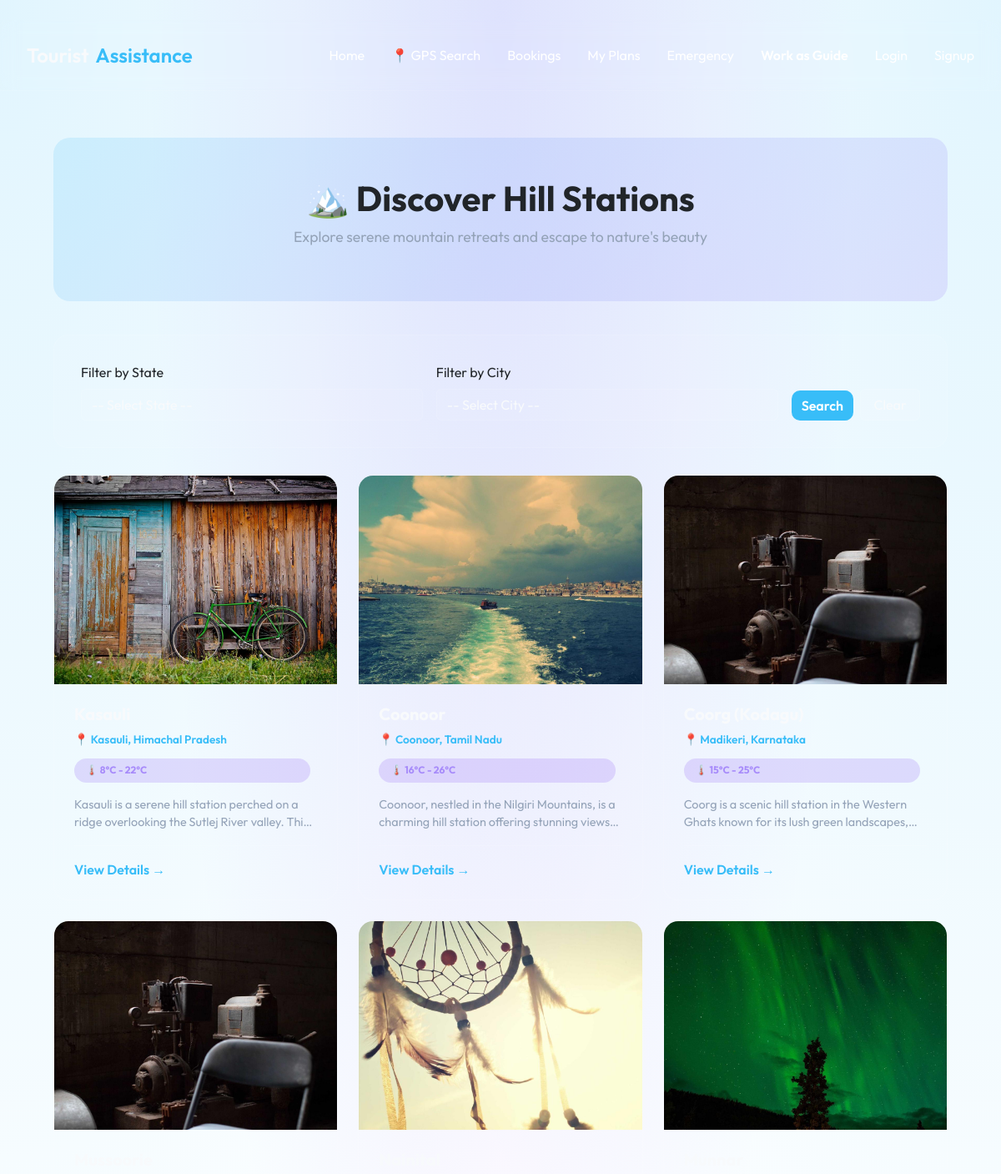
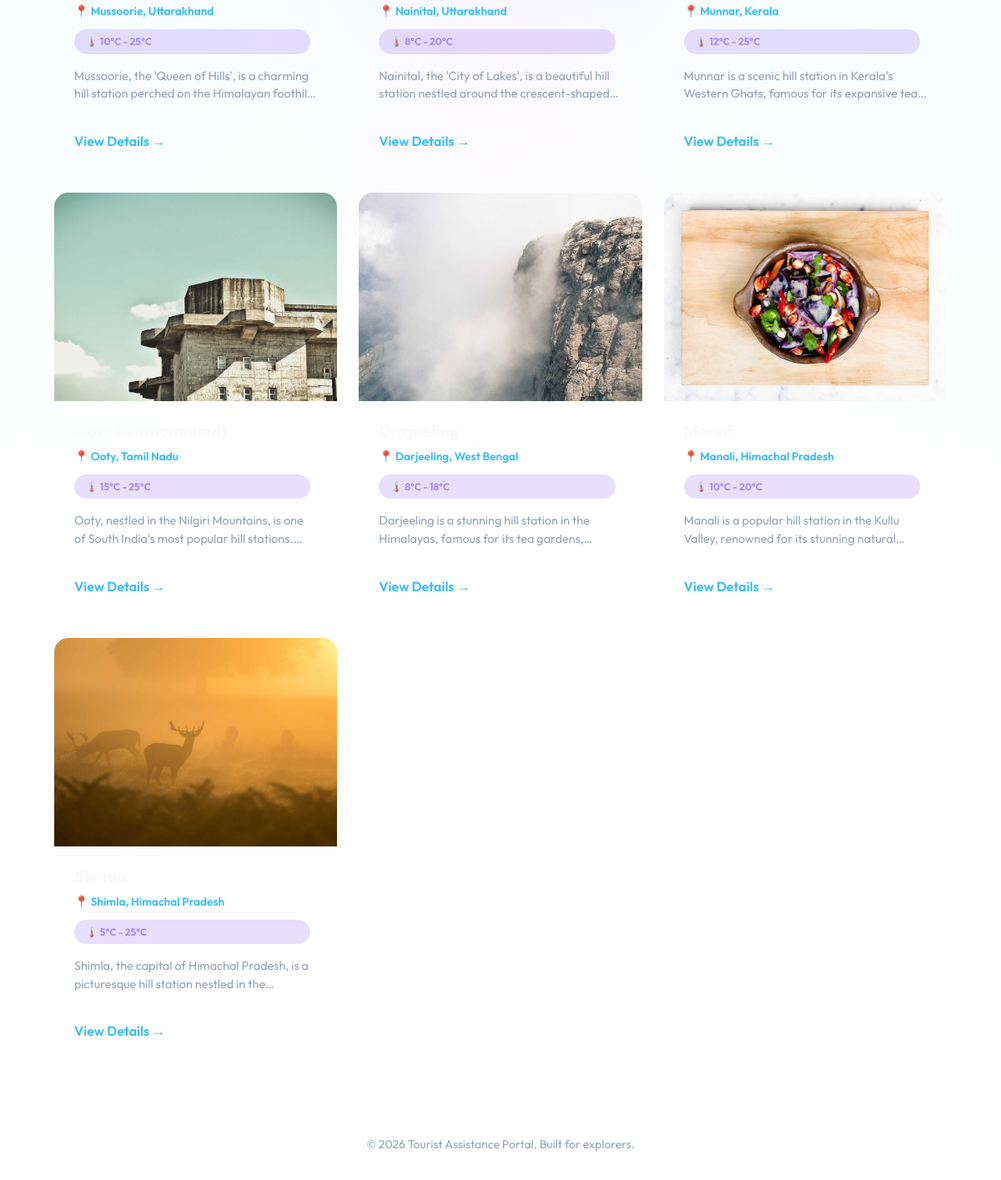
The page /explorer/hill-stations/ on the database its author committed (2 pictures, top to bottom).
### explorer/models.py (models this page shows, shortened)
class HillStation(models.Model):
    name = models.CharField(max_length=200)
    city = models.CharField(max_length=100)
    district = models.CharField(max_length=100)
    state = models.CharField(max_length=100)
    country = models.CharField(max_length=100, default='India')
    description = models.TextField()
    best_time_to_visit = models.CharField(max_length=200, help_text="e.g., April-June")
    temperature_range = models.CharField(max_length=100, help_text="e.g., 10°C - 25°C")
    latitude = models.FloatField()
    longitude = models.FloatField()
    image = models.ImageField(upload_to='explorer/hill_stations/')
    created_date = models.DateTimeField(auto_now_add=True)
    class Meta:
        ordering = ['-created_date']
        verbose_name = "Hill Station"
        verbose_name_plural = "Hill Stations"

### explorer/views.py (the view)
# urls.py: path('hill-stations/', views.hill_stations_list, name='hill-stations-list'),
def hill_stations_list(request):
    state = request.GET.get('state', '')
    city = request.GET.get('city', '')
    hill_stations = HillStation.objects.all()
    if state:
        hill_stations = hill_stations.filter(state__icontains=state)
    if city:
        hill_stations = hill_stations.filter(city__icontains=city)
    states = HillStation.objects.values_list('state', flat=True).distinct().order_by('state')
    cities = HillStation.objects.values_list('city', flat=True).distinct().order_by('city')
    return render(request, 'explorer/hill_stations_list.html', {
        'hill_stations': hill_stations,
        'states': states,
        'cities': cities,
        'selected_state': state,
        'selected_city': city,
    })

### templates/explorer/hill_stations_list.html (shortened to what this page needs)
{% extends "base.html" %}
{% load static %}
{% block extra_head %}
<link href="https://cdn.jsdelivr.net/npm/bootstrap@5.3.2/dist/css/bootstrap.min.css" rel="stylesheet">
{% endblock %}
{% block content %}
<div class="container-fluid py-4" style="max-width: 1400px; margin: 0 auto; padding-left: 2rem; padding-right: 2rem;">
    <div class="explorer-hero">
        <h1>🏔️ Discover Hill Stations</h1>
        <p>Explore serene mountain retreats and escape to nature's beauty</p>
    </div>
    <div class="search-filter-section">
        <form method="GET" class="row g-3">
            <div class="col-md-5">
                <label for="state" class="form-label">Filter by State</label>
                <select id="state" name="state" class="form-select">
                    <option value="">-- Select State --</option>
                </select>
            </div>
            <div class="col-md-5">
                <label for="city" class="form-label">Filter by City</label>
                <select id="city" name="city" class="form-select">
                    <option value="">-- Select City --</option>
                </select>
            </div>
            <div class="col-md-2 d-flex align-items-end gap-2">
                <button type="submit" class="btn btn-primary-custom w-100">Search</button>
                <a href="{% url 'hill-stations-list' %}" class="btn btn-secondary" style="background: rgba(255, 255, 255, 0.1); border: 1px solid var(--glass-border); color: var(--text-main); width: 100%;">Clear</a>
            </div>
        </form>
    </div>
    {% if hill_stations %}
    <div class="row g-4">
        {% for hill_station in hill_stations %}
        <div class="col-lg-4 col-md-6">
            <div class="hill-station-card">
                {% if hill_station.image %}
                <img src="{{ hill_station.image.url }}" alt="{{ hill_station.name }}">
                {% else %}
                <img src="https://via.placeholder.com/400x250?text={{ hill_station.name }}" alt="{{ hill_station.name }}">
                {% endif %}
                <div class="card-body">
                    <h5 class="card-title">{{ hill_station.name }}</h5>
                    <div class="location-info">
                        <span>📍 {{ hill_station.city }}, {{ hill_station.state }}</span>
                    </div>
                    <div class="weather-badge">
                        🌡️ {{ hill_station.temperature_range }}
                    </div>
                    <p class="card-text">{{ hill_station.description|truncatewords:20 }}</p>
                    <div class="card-footer-link">
                        <a href="{% url 'hill-station-detail' hill_station.pk %}">View Details →</a>
                    </div>
                </div>
            </div>
        </div>
        {% endfor %}
    </div>
    {% else %}
    <div class="no-results">
        <p>No hill stations found. Try adjusting your filters.</p>
    </div>
    {% endif %}
</div>
{% endblock %}

### templates/base.html (shortened to what this page needs)
﻿{% load static %}
{% load i18n %}
<!DOCTYPE html>
<html lang="en">
<head>
    <link rel="stylesheet" href="{% static 'css/style.css' %}">
    {% block extra_head %}{% endblock %}
</head>
<body>
    <header>
        <a href="{% url 'home' %}" class="logo"> Tourist<span>Assistance</span></a>
        <nav>
            <a href="{% url 'home' %}"
                class="{% if request.resolver_match.url_name == 'home' %}active{% endif %}">Home</a>
            <a href="{% url 'real-time-explorer' %}"
                class="{% if request.resolver_match.url_name == 'real-time-explorer' %}active{% endif %}">📍 GPS
                Search</a>
            <a href="{% url 'booking-system' %}"
                class="{% if request.resolver_match.url_name == 'booking-system' %}active{% endif %}">Bookings</a>
            <a href="{% url 'itinerary-list' %}"
                class="{% if request.resolver_match.url_name == 'itinerary-list' %}active{% endif %}">My Plans</a>
            <a href="{% url 'emergency-help' %}"
                class="{% if request.resolver_match.url_name == 'emergency-help' %}active{% endif %}">Emergency</a>
            {% if user.is_authenticated %}
            <a href="{% url 'logout' %}">Login</a>
            <a href="{% url 'dashboard' %}"
                class="{% if request.resolver_match.url_name == 'dashboard' %}active{% endif %}"
                style="color: white; font-weight: 600;">Dashboard</a>
            {% else %}
            <a href="{% url 'guide-register' %}"
                class="{% if request.resolver_match.url_name == 'guide-register' %}active{% endif %}"
                style="color: white; font-weight: 600;">Work as Guide</a>
            <a href="{% url 'login' %}">Login</a>
            <a href="{% url 'signup' %}">Signup</a>
            {% endif %}
        </nav>
    </header>
    <main>
        {% block content %}{% endblock %}
    </main>
    <footer>
        &copy; 2026 Tourist Assistance Portal. Built for explorers.
    </footer>
</body>
</html>

### templates/base.html (style rules this page uses)
:root { --primary-bg: #0f172a; --glass-bg: rgba(255, 255, 255, 0.05); --glass-border: rgba(255, 255, 255, 0.1); --accent-color: #38bdf8; --text-main: #f8fafc; --text-dim: #94a3b8; }
* { margin: 0; padding: 0; box-sizing: border-box; font-family: 'Outfit', sans-serif; }
body { background-color: var(--primary-bg); background-image: radial-gradient(at 0% 0%, rgba(56, 189, 248, 0.15) 0, transparent 50%), radial-gradient(at 50% 0%, rgba(139, 92, 246, 0.15) 0, transparent 50%), radial-gradient(at 100% 0%, rgba(56, 189, 248, 0.15) 0, transparent 50%); color: var(--text-main); min-height: 100vh; display: flex; flex-direction: column; }
header { padding: 1.5rem 2rem; display: flex; justify-content: space-between; align-items: center; backdrop-filter: blur(10px); border-bottom: 1px solid var(--glass-border); position: sticky; top: 0; z-index: 100; }
.logo { font-size: 1.5rem; font-weight: 600; color: var(--text-main); text-decoration: none; display: flex; align-items: center; gap: 0.5rem; }
.logo span { color: var(--accent-color); }
nav { display: flex; gap: 2rem; }
nav a { color: white; text-decoration: none; transition: color 0.3s ease; font-weight: 400; }
main { flex: 1; display: flex; justify-content: center; align-items: center; padding: 2rem; }
footer { padding: 2rem; text-align: center; color: var(--text-dim); font-size: 0.875rem; border-top: 1px solid var(--glass-border); }

### templates/explorer/hill_stations_list.html (style rules this page uses)
.explorer-hero { background: linear-gradient(135deg, rgba(56, 189, 248, 0.15) 0%, rgba(139, 92, 246, 0.15) 100%); border-radius: 20px; padding: 3rem 2rem; text-align: center; margin-bottom: 2.5rem; }
.explorer-hero h1 { font-size: 2.6rem; font-weight: 700; }
.explorer-hero p { color: var(--text-dim); font-size: 1.1rem; }
.search-filter-section { background: var(--glass-bg); border: 1px solid var(--glass-border); border-radius: 18px; padding: 2rem; margin-bottom: 2rem; }
.hill-station-card { background: var(--glass-bg); border: 1px solid var(--glass-border); border-radius: 18px; overflow: hidden; transition: transform 0.3s, box-shadow 0.3s; height: 100%; display: flex; flex-direction: column; }
.hill-station-card img { width: 100%; height: 250px; object-fit: cover; }
.hill-station-card .card-body { flex: 1; padding: 1.5rem; display: flex; flex-direction: column; }
.hill-station-card .card-title { font-size: 1.25rem; font-weight: 700; color: var(--text-main); margin-bottom: 0.5rem; }
.location-info { font-size: 0.85rem; color: var(--accent-color); margin-bottom: 0.75rem; font-weight: 600; }
.location-info span { margin-right: 1rem; }
.hill-station-card .card-text { font-size: 0.9rem; color: var(--text-dim); margin-bottom: 1rem; flex: 1; display: -webkit-box; -webkit-line-clamp: 2; -webkit-box-orient: vertical; overflow: hidden; }
.weather-badge { display: inline-block; background: rgba(139, 92, 246, 0.2); color: #a78bfa; padding: 0.35rem 0.85rem; border-radius: 50px; font-size: 0.75rem; font-weight: 700; margin-right: 0.5rem; margin-bottom: 1rem; }
.card-footer-link { padding-top: 1rem; border-top: 1px solid var(--glass-border); }
.card-footer-link a { color: var(--accent-color); text-decoration: none; font-weight: 600; transition: color 0.3s; }
.form-control, .form-select { background: rgba(255, 255, 255, 0.05); border: 1px solid var(--glass-border); color: var(--text-main); }
.btn-primary-custom { background: var(--accent-color); border: none; color: #fff; font-weight: 600; border-radius: 10px; }

### rows shown on the page
HillStation: image (picture), city "Kasauli", state "Himachal Pradesh", temperature_range "8°C - 22°C", description "Kasauli is a serene hill station perched on a ridge overlooking the Sutlej River valley.…"
HillStation: image (picture), city "Coonoor", state "Tamil Nadu", temperature_range "16°C - 26°C", description "Coonoor, nestled in the Nilgiri Mountains, is a charming hill station offering stunning…"
HillStation: image (picture), city "Madikeri", state "Karnataka", temperature_range "15°C - 25°C", description "Coorg is a scenic hill station in the Western Ghats known for its lush green…"
HillStation: image (picture), city "Mussoorie", state "Uttarakhand", temperature_range "10°C - 25°C", description "Mussoorie, the 'Queen of Hills', is a charming hill station perched on the Himalayan…"
HillStation: image (picture), city "Nainital", state "Uttarakhand", temperature_range "8°C - 20°C", description "Nainital, the 'City of Lakes', is a beautiful hill station nestled around the…"
HillStation: image (picture), city "Munnar", state "Kerala", temperature_range "12°C - 25°C", description "Munnar is a scenic hill station in Kerala's Western Ghats, famous for its expansive…"
HillStation: image (picture), city "Ooty", state "Tamil Nadu", temperature_range "15°C - 25°C", description "Ooty, nestled in the Nilgiri Mountains, is one of South India's most popular hill…"
HillStation: image (picture), city "Darjeeling", state "West Bengal", temperature_range "8°C - 18°C", description "Darjeeling is a stunning hill station in the Himalayas, famous for its tea…"
HillStation: image (picture), city "Manali", state "Himachal Pradesh", temperature_range "10°C - 20°C", description "Manali is a popular hill station in the Kullu Valley, renowned for its stunning…"
HillStation: image (picture), city "Shimla", state "Himachal Pradesh", temperature_range "5°C - 25°C", description "Shimla, the capital of Himachal Pradesh, is a picturesque hill station nestled in…"
